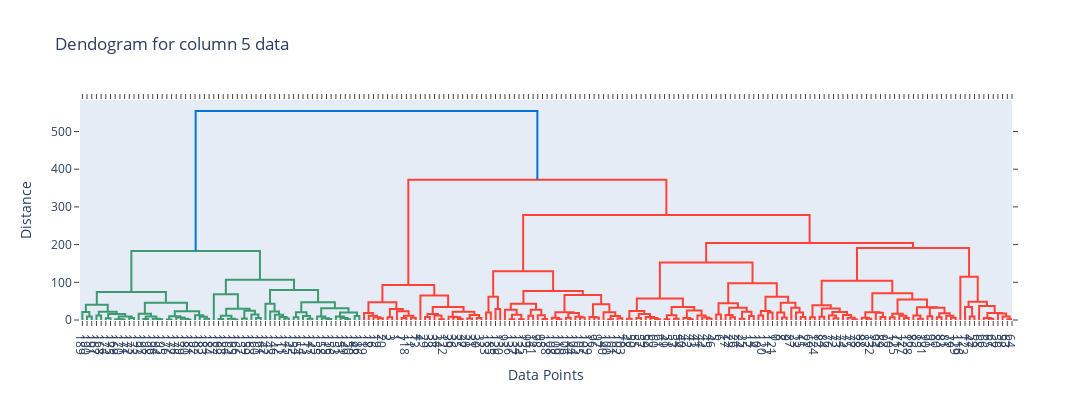

Notebook code cell kept with this figure:
### Code cell
X_data_2 = data.iloc[:, 4].values
X_data_2 = X_data_2[:, np.newaxis]

clus_model_2 = HeirarchialClustering()
linkage_matrix_2 = clus_model_2.get_linkage_matrix(X_data_2)
clus_model_2.plot_dendrogram(title = 'Dendogram for column 5 data')
